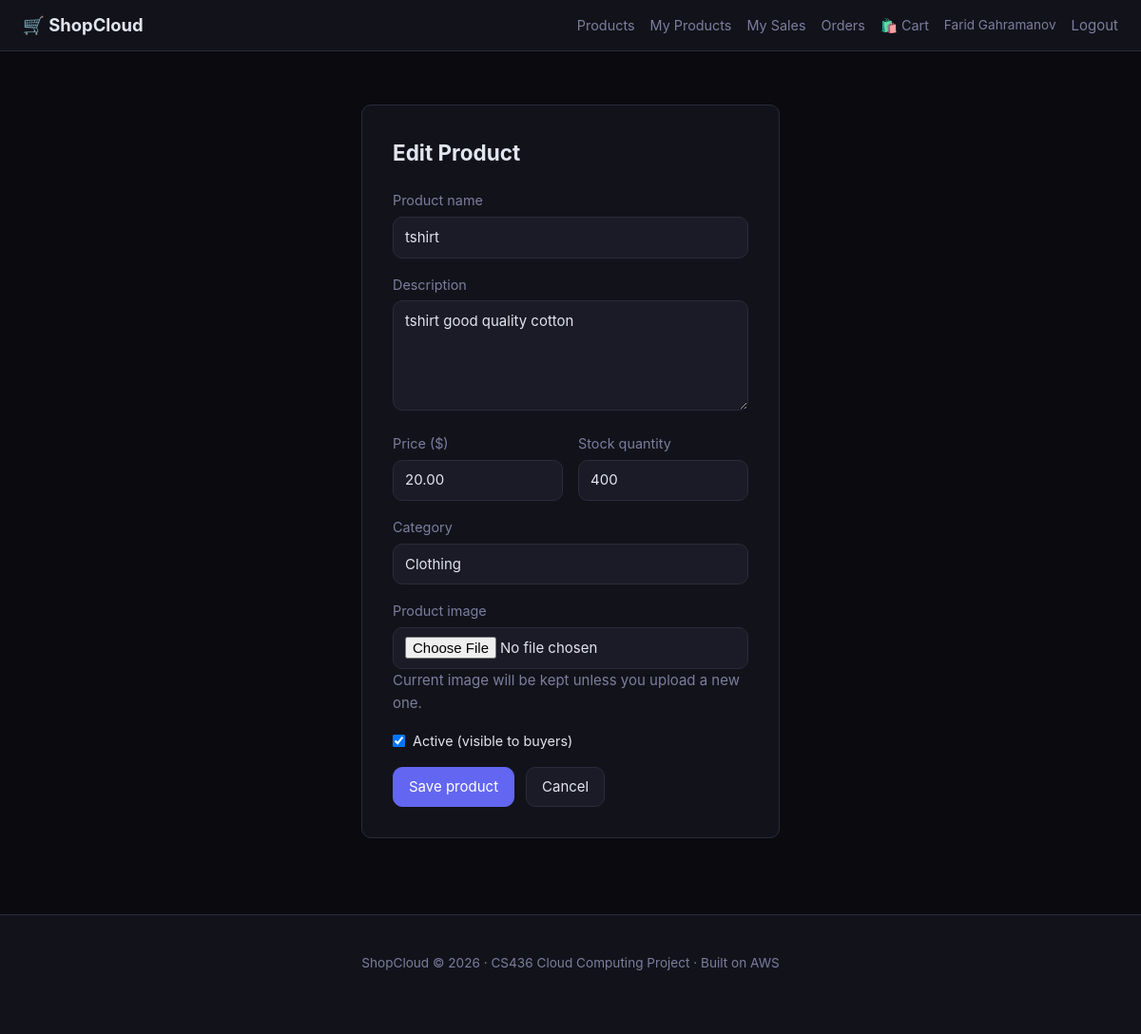
Page /seller/products/2/edit (signed in) on the committed database.
### app/models.py (models this page shows, shortened)
class User(UserMixin, db.Model):
    __tablename__ = "users"
    id:            Mapped[int]      = mapped_column(Integer, primary_key=True)
    email:         Mapped[str]      = mapped_column(String(255), unique=True, nullable=False, index=True)
    password_hash: Mapped[str]      = mapped_column(String(255), nullable=False)
    full_name:     Mapped[str]      = mapped_column(String(200), nullable=False, default="")
    role:          Mapped[str]      = mapped_column(String(20),  nullable=False, default="buyer")
    is_active:     Mapped[bool]     = mapped_column(Boolean, default=True)
    created_at:    Mapped[datetime] = mapped_column(DateTime(timezone=True), default=_utcnow)
    products: Mapped[list["Product"]] = relationship("Product", back_populates="seller", cascade="all, delete-orphan")
    orders:   Mapped[list["Order"]]   = relationship("Order",   back_populates="buyer",  cascade="all, delete-orphan")
    @property
    def is_seller(self):  return self.role == "seller"
    @property
    def is_admin(self):   return self.role == "admin"

class Product(db.Model):
    __tablename__ = "products"
    id:          Mapped[int]            = mapped_column(Integer, primary_key=True)
    seller_id:   Mapped[int]            = mapped_column(ForeignKey("users.id", ondelete="CASCADE"), nullable=False, index=True)
    category_id: Mapped[int | None]     = mapped_column(ForeignKey("categories.id"), nullable=True)
    name:        Mapped[str]            = mapped_column(String(200), nullable=False)
    description: Mapped[str]            = mapped_column(Text, default="")
    price:       Mapped[Decimal]        = mapped_column(Numeric(10, 2), nullable=False)
    stock:       Mapped[int]            = mapped_column(Integer, default=0)
    image_key:   Mapped[str | None]     = mapped_column(String(500), nullable=True)
    is_active:   Mapped[bool]           = mapped_column(Boolean, default=True)
    created_at:  Mapped[datetime]       = mapped_column(DateTime(timezone=True), default=_utcnow)
    updated_at:  Mapped[datetime]       = mapped_column(DateTime(timezone=True), default=_utcnow, onupdate=_utcnow)
    seller:   Mapped["User"]          = relationship("User",     back_populates="products")
    category: Mapped["Category|None"] = relationship("Category", back_populates="products")
    order_items: Mapped[list["OrderItem"]] = relationship("OrderItem", back_populates="product")

### app/routes/seller.py (the view, shortened to what this page needs)
@bp.route("/products/<int:product_id>/edit", methods=["GET", "POST"])
@seller_required
def edit_product(product_id: int):
    product = db.session.get(Product, product_id)
    if not product or (product.seller_id != current_user.id and not current_user.is_admin):
        abort(404)
    form = ProductForm(obj=product)
    form.category_id.choices = _category_choices()
    return render_template("seller/product_form.html", form=form, product=product)

### app/routes/seller.py
class ProductForm(FlaskForm):
    name        = StringField("Product name", validators=[DataRequired(), Length(max=200)])
    description = TextAreaField("Description", validators=[Length(max=5000)])
    price       = DecimalField("Price ($)", validators=[DataRequired(), NumberRange(min=0.01)], places=2)
    stock       = IntegerField("Stock quantity", validators=[DataRequired(), NumberRange(min=0)], default=1)
    category_id = SelectField("Category", coerce=int, validators=[Optional()])
    image       = FileField("Product image", validators=[
        FileAllowed(["jpg", "jpeg", "png", "webp"], "Images only")
    ])
    is_active   = BooleanField("Active (visible to buyers)", default=True)
    submit      = SubmitField("Save product")

### app/routes/seller.py (called while the page is built)
def seller_required(fn):
    from functools import wraps
    @wraps(fn)
    def wrapper(*args, **kwargs):
        if not current_user.is_authenticated or (not current_user.is_seller and not current_user.is_admin):
            abort(403)
        return fn(*args, **kwargs)
    return login_required(wrapper)

def _category_choices():
    cats = db.session.scalars(select(Category)).all()
    return [(0, "— No category —")] + [(c.id, c.name) for c in cats]

### app/templates/seller/product_form.html (shortened to what this page needs)
{% extends "base.html" %}
{% block content %}
<div class="form-page wide">
  <div class="form-card">
    <h2>{{ 'Edit Product' if product else 'Add New Product' }}</h2>
    <form method="post" enctype="multipart/form-data" novalidate>
      <div class="field">
        {{ form.name.label }}
        {{ form.name(placeholder="Product name") }}
      </div>
      <div class="field">
        {{ form.description.label }}
        {{ form.description(rows=4, placeholder="Describe your product...") }}
      </div>
      <div class="fields-row">
        <div class="field">
          {{ form.price.label }}
          {{ form.price(placeholder="0.00") }}
        </div>
        <div class="field">
          {{ form.stock.label }}
          {{ form.stock(placeholder="0") }}
        </div>
      </div>
      <div class="field">
        {{ form.category_id.label }}
        {{ form.category_id(class="select") }}
      </div>
      <div class="field">
        {{ form.image.label }}
        {{ form.image() }}
        {% if product and product.image_key %}
          <p class="muted">Current image will be kept unless you upload a new one.</p>
        {% endif %}
      </div>
      <div class="field checkbox-field">
        {{ form.is_active() }} {{ form.is_active.label }}
      </div>
      <div class="form-actions">
        {{ form.submit(class="btn btn-primary") }}
        <a href="{{ url_for('seller.dashboard') }}" class="btn">Cancel</a>
      </div>
    </form>
  </div>
</div>
{% endblock %}

### app/templates/base.html (shortened to what this page needs)
<!doctype html>
<html lang="en">
<head>
  <link rel="stylesheet" href="{{ url_for('static', filename='css/style.css') }}">
</head>
<body>
<nav class="navbar">
  <div class="nav-inner">
    <a class="brand" href="{{ url_for('shop.index') }}">🛒 ShopCloud</a>
    <div class="nav-links">
      <a href="{{ url_for('shop.catalog') }}">Products</a>
      {% if current_user.is_authenticated %}
        {% if current_user.is_seller or current_user.is_admin %}
          <a href="{{ url_for('seller.dashboard') }}">My Products</a>
          <a href="{{ url_for('seller.seller_orders') }}">My Sales</a>
        {% endif %}
        <a href="{{ url_for('shop.my_orders') }}">Orders</a>
        <a href="{{ url_for('shop.cart') }}" class="cart-icon">
          🛍️ Cart {% if session.get('cart') %}<span class="badge">{{ session['cart']|length }}</span>{% endif %}
        </a>
        <span class="nav-user">{{ current_user.full_name }}</span>
        <form method="post" action="{{ url_for('auth.logout') }}" class="inline-form">
          <button class="btn-link" type="submit">Logout</button>
        </form>
      {% else %}
        <a href="{{ url_for('shop.cart') }}" class="cart-icon">🛍️ Cart</a>
        <a href="{{ url_for('auth.login') }}">Login</a>
        <a href="{{ url_for('auth.register') }}" class="btn btn-primary btn-sm">Sign up</a>
      {% endif %}
    </div>
  </div>
</nav>
<main class="main">
  <div class="container">
    {% block content %}{% endblock %}
  </div>
</main>
<footer class="footer">
  <div class="container">
    <p>ShopCloud &copy; 2026 · CS436 Cloud Computing Project · Built on AWS</p>
  </div>
</footer>
</body>
</html>

### app/static/css/style.css (style rules this page uses)
:root { --bg: #0a0a0f; --panel: #12131a; --panel2: #1a1b26; --border: #2a2b3d; --text: #e2e4ef; --muted: #7b7e9e; --accent: #6366f1; --accent-h: #818cf8; --success: #22c55e; --danger: #ef4444; --warning: #f59e0b; --radius: 10px; --maxw: 1200px; }
* { box-sizing: border-box; margin: 0; padding: 0; }
body { background: var(--bg); color: var(--text); font: 15px/1.6 -apple-system, BlinkMacSystemFont, "Segoe UI", sans-serif; min-height: 100vh; }
a { color: var(--accent); text-decoration: none; }
.navbar { background: var(--panel); border-bottom: 1px solid var(--border); position: sticky; top: 0; z-index: 100; }
.nav-inner { max-width: var(--maxw); margin: 0 auto; padding: 0.75rem 1.5rem; display: flex; align-items: center; justify-content: space-between; gap: 1rem; }
.brand { font-size: 1.15rem; font-weight: 700; color: var(--text); }
.nav-links { display: flex; align-items: center; gap: 1rem; flex-wrap: wrap; }
.nav-links a { color: var(--muted); font-size: 0.9rem; }
.nav-user { color: var(--muted); font-size: 0.85rem; }
.cart-icon { position: relative; }
.inline-form { display: inline; }
.btn-link { background: none; border: none; color: var(--muted); cursor: pointer; font: inherit; padding: 0; }
.main { min-height: calc(100vh - 130px); }
.container { max-width: var(--maxw); margin: 0 auto; padding: 1.5rem 1.5rem 3rem; }
.footer { background: var(--panel); border-top: 1px solid var(--border); padding: 1rem; text-align: center; color: var(--muted); font-size: 0.85rem; }
.btn { display: inline-block; padding: 0.5rem 1rem; border-radius: var(--radius); border: 1px solid var(--border); background: var(--panel2); color: var(--text); cursor: pointer; font: inherit; text-decoration: none; transition: 0.15s; }
.btn-primary { background: var(--accent); border-color: var(--accent); color: #fff; }
.form-page { display: flex; justify-content: center; padding: 2rem 1rem; }
.form-page.wide { align-items: flex-start; }
.form-card { background: var(--panel); border: 1px solid var(--border); border-radius: var(--radius); padding: 2rem; width: 100%; max-width: 440px; }
.form-card h2 { margin-bottom: 1.25rem; }
.field { margin-bottom: 1rem; }
.field label { display: block; margin-bottom: 0.35rem; color: var(--muted); font-size: 0.9rem; }
input[type=text], input[type=email], input[type=password], input[type=number], input[type=file], textarea, .select { width: 100%; padding: 0.55rem 0.75rem; background: var(--panel2); color: var(--text); border: 1px solid var(--border); border-radius: var(--radius); font: inherit; }
.select { appearance: none; }
.checkbox-field { display: flex; align-items: center; gap: 0.5rem; }
.checkbox-field input { width: auto; }
.checkbox-field label { margin: 0; color: var(--text); }
.fields-row { display: grid; grid-template-columns: 1fr 1fr; gap: 1rem; }
.form-actions { display: flex; gap: 0.75rem; margin-top: 1rem; }
.muted { color: var(--muted); }

### rows in the picture
User: full_name "Farid Gahramanov"
Product: name "tshirt", description "tshirt good quality cotton", price "20.00", stock "400", category_id "Clothing", is_active "☑"

### other values in the picture
{{ 'Edit Product' if product else 'Add New Product' }} "Edit Product"
